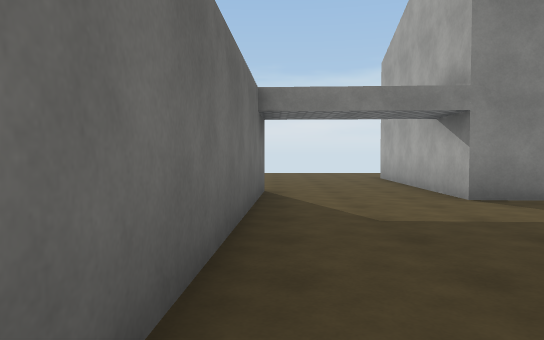
view 1 (above)

24 first-person views from a walk through a Unity game level. The camera is 1.3 m above the floor, tilts 2° down and sees 70° across. The floor is counted in squares, 2 m on a side. Each view is taken from the middle of a square. On the plan, view 1 faces up. The plan holds only what a view shows up to about 11 squares ahead; the rest is blank. The place goes on beyond the plan. Surface patterns are stand-ins for the level's own textures.

view 2
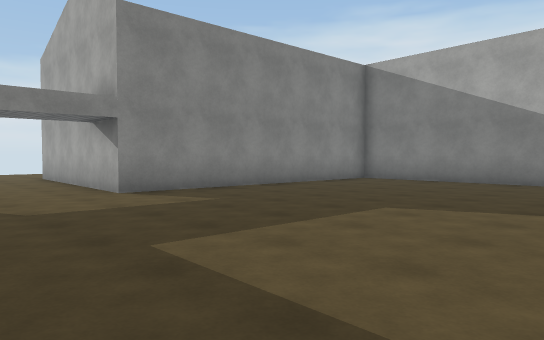

view 3
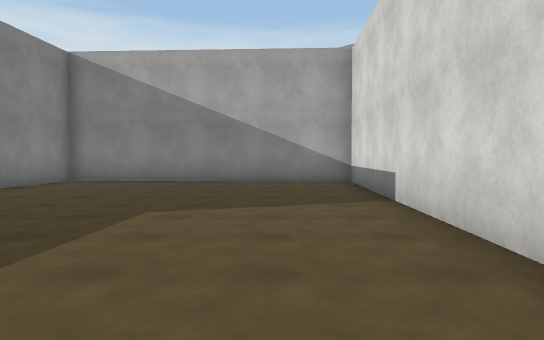

view 4
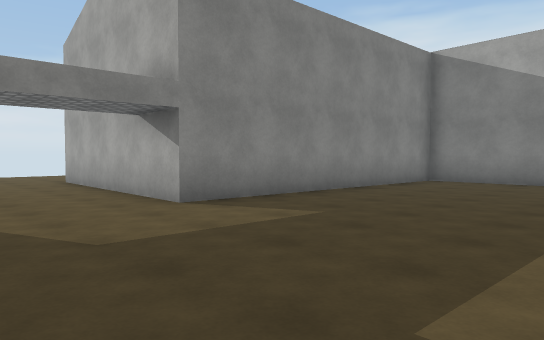

view 5
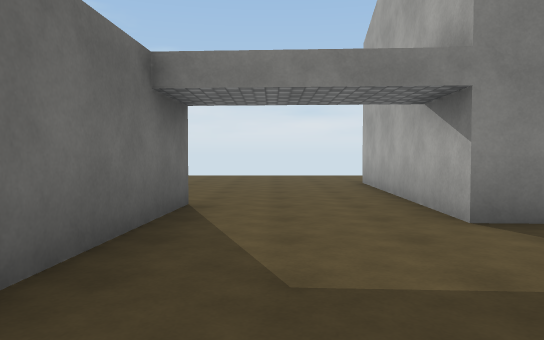

view 6
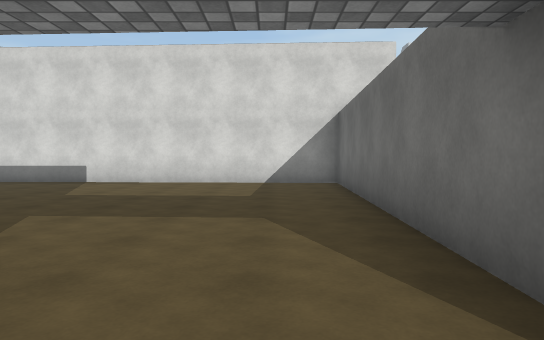

view 7
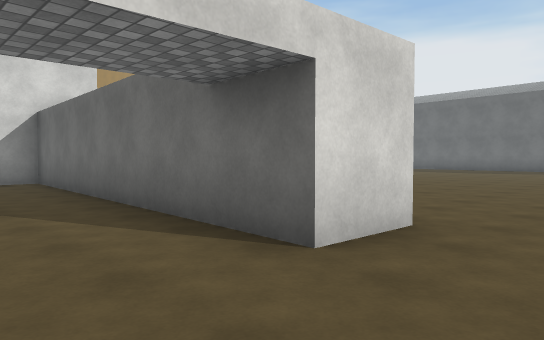

view 8
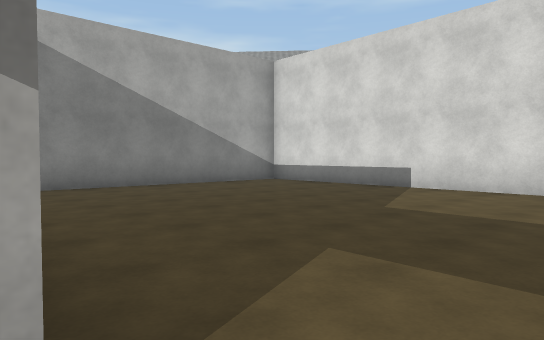

view 9
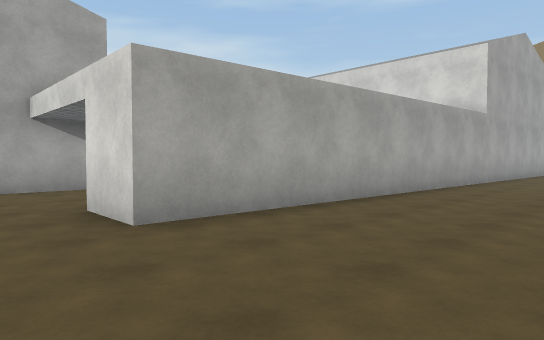

view 10
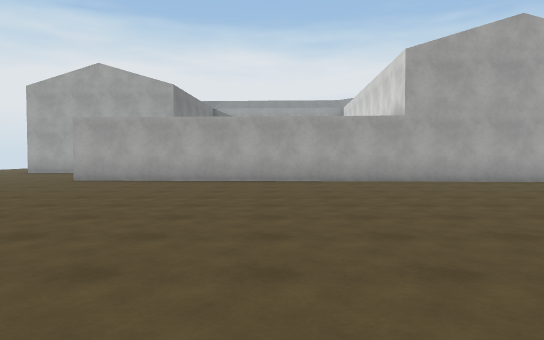

view 11
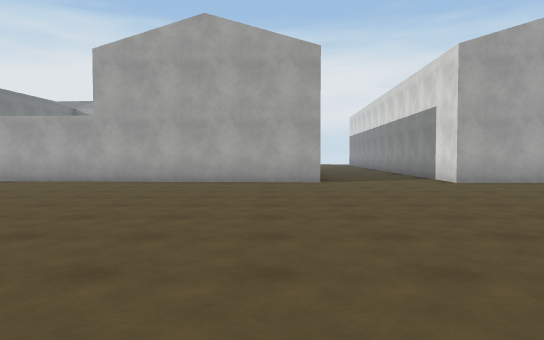

view 12
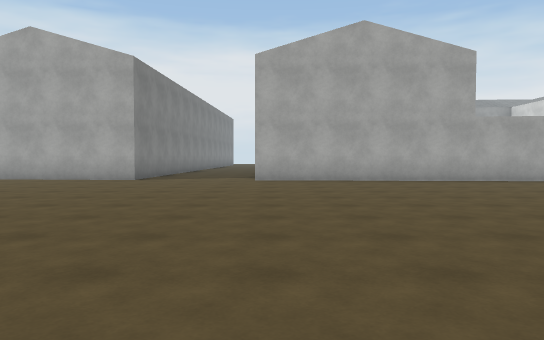

view 13
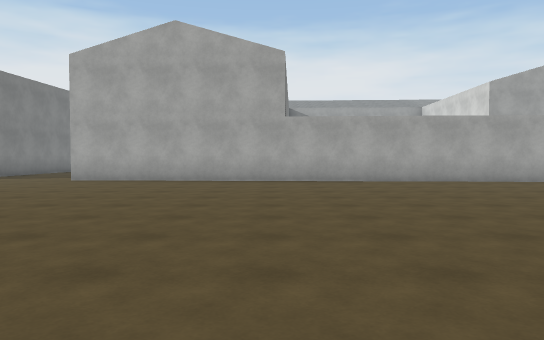

view 14
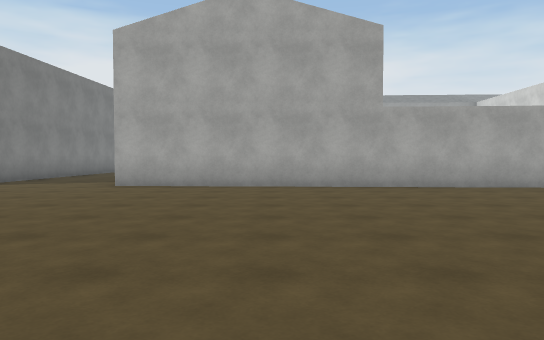

view 15
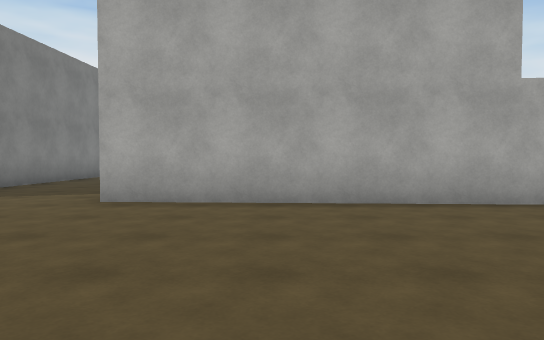

view 16
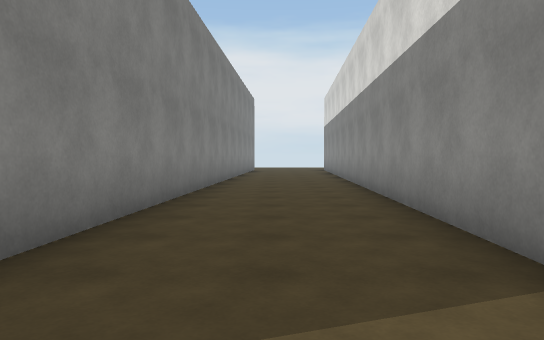

view 17
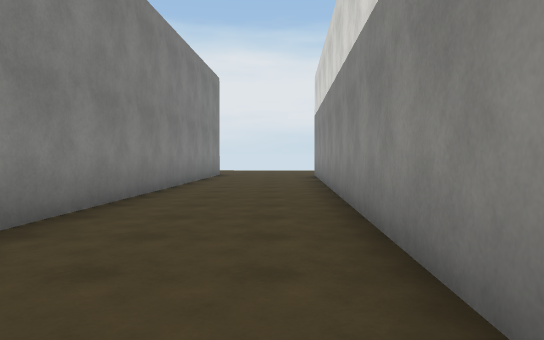

view 18
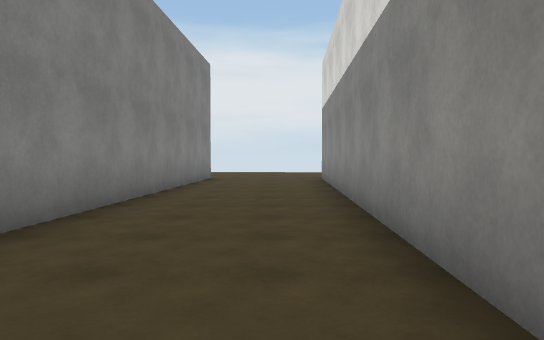

view 19
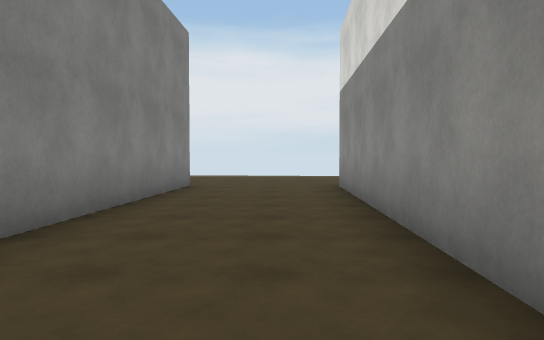

view 20
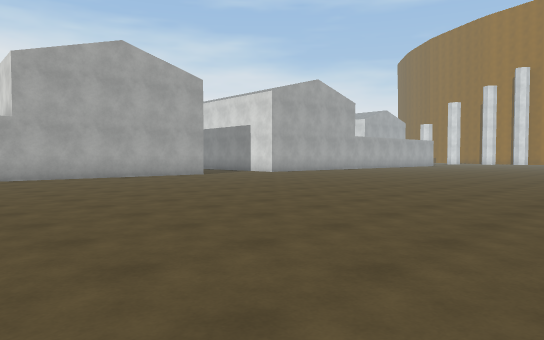

view 21
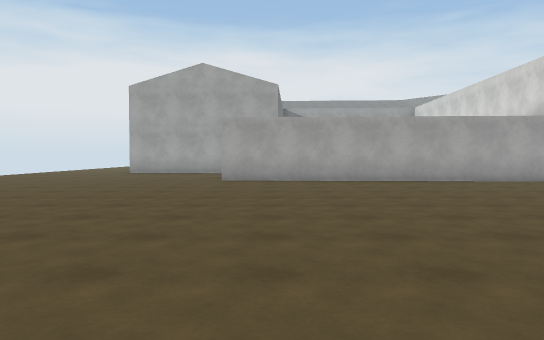

view 22
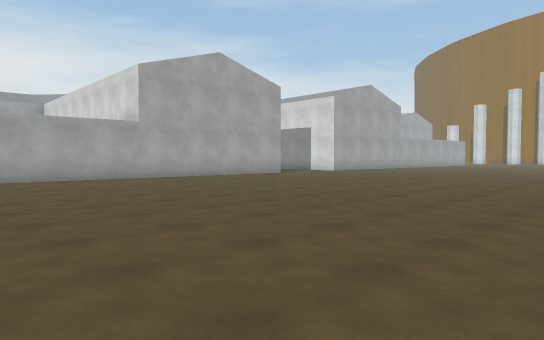

view 23
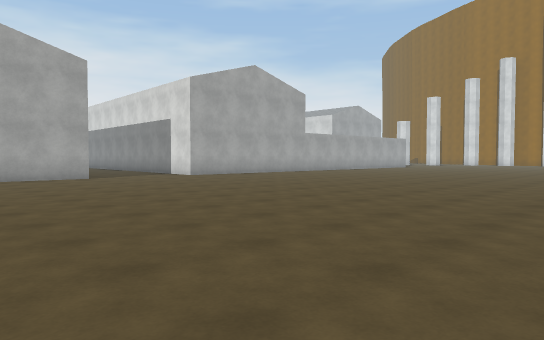

view 24
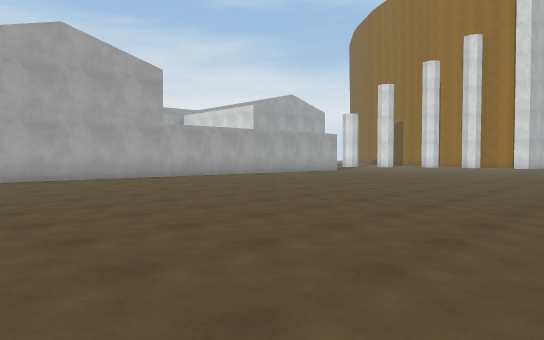

### Floor plan
Points are (right, up) in squares from view 1. A wall is a line through its corners. A room is listed if a view was taken in it or the views show most of it. See-through windows are left out.
Room 1 (views 1, 2, 3, 4, 5, 6, 7, 8)
walls: (-0.1, 7.3) (-0.6, -1.5) (10, -2) (10.3, 5.4) (2.9, 5.8) (3.1, 9.5)
ways out: opening at (-1, 8.5) to room 2
Room 2 (views 9, 10, 11, 12, 13, 14, 15, 16, 17, 18, 19, 20, 21, 22, 23, 24)
walls: (-3.1, -22.6) (-2.5, -10.5) (12.5, -11.3); (12.5, -8) (-2.3, -7.2) (-1.5, 7.4) (-0.1, 7.3)
ways out: opening at (-1, 8.5) to room 1

Positions as (right, up) in squares from view 1, and headings:
1: (0, 0), facing up
2: (0, -1), facing up-right
3: (0, 0), facing right
4: (0, 1), facing up-right
5: (1, 2), facing up
6: (1, 8), facing down
7: (2, 9), facing down-left
8: (2, 6), facing down-right
9: (-5, 9), facing down-right
10: (-12, 2), facing right
11: (-12, -6), facing right
12: (-13, -11), facing right
13: (-13, -16), facing right
14: (-11, -14), facing right
15: (-8, -13), facing right
16: (-3, -9), facing right
17: (2, -10), facing right
18: (4, -10), facing right
19: (7, -10), facing right
20: (-14, 1), facing down-right
21: (-12, 6), facing right
22: (-13, 4), facing down-right
23: (-14, -3), facing down-right
24: (-14, -10), facing down-right
